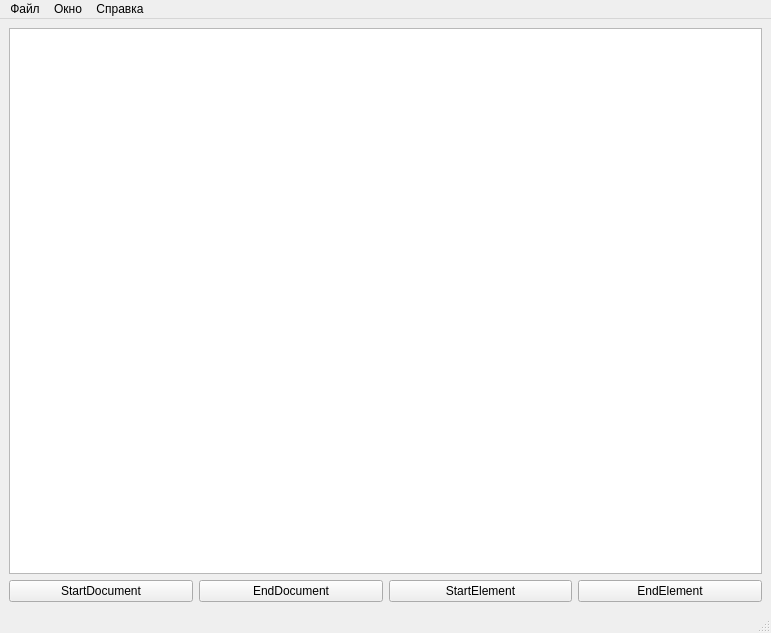
<?xml version="1.0" encoding="UTF-8"?>
<ui version="4.0">
 <class>MainWindow</class>
 <widget class="QMainWindow" name="MainWindow">
  <property name="geometry">
   <rect>
    <x>0</x>
    <y>0</y>
    <width>771</width>
    <height>633</height>
   </rect>
  </property>
  <property name="windowTitle">
   <string>MainWindow</string>
  </property>
  <property name="animated">
   <bool>false</bool>
  </property>
  <widget class="QWidget" name="centralwidget">
   <layout class="QVBoxLayout" name="verticalLayout">
    <item>
     <widget class="QTreeView" name="treeView2"/>
    </item>
    <item>
     <layout class="QHBoxLayout" name="horizontalLayout_3">
      <item>
       <widget class="QPushButton" name="buttonStart1Doc">
        <property name="text">
         <string>StartDocument</string>
        </property>
       </widget>
      </item>
      <item>
       <widget class="QPushButton" name="buttonEndDoc1">
        <property name="text">
         <string>EndDocument</string>
        </property>
       </widget>
      </item>
      <item>
       <widget class="QPushButton" name="buttonStartEl">
        <property name="text">
         <string>StartElement</string>
        </property>
       </widget>
      </item>
      <item>
       <widget class="QPushButton" name="buttonEndEl1">
        <property name="text">
         <string>EndElement</string>
        </property>
       </widget>
      </item>
     </layout>
    </item>
   </layout>
  </widget>
  <widget class="QMenuBar" name="menubar">
   <property name="geometry">
    <rect>
     <x>0</x>
     <y>0</y>
     <width>771</width>
     <height>25</height>
    </rect>
   </property>
   <widget class="QMenu" name="menu1">
    <property name="title">
     <string>Файл</string>
    </property>
    <addaction name="separator"/>
    <addaction name="actionOpenFile"/>
    <addaction name="separator"/>
   </widget>
   <widget class="QMenu" name="menu_2">
    <property name="tearOffEnabled">
     <bool>false</bool>
    </property>
    <property name="title">
     <string>Окно</string>
    </property>
    <property name="separatorsCollapsible">
     <bool>true</bool>
    </property>
    <addaction name="actionNew"/>
    <addaction name="separator"/>
    <addaction name="actionCloseWindows"/>
    <addaction name="separator"/>
   </widget>
   <widget class="QMenu" name="menu_3">
    <property name="title">
     <string>Справка</string>
    </property>
    <addaction name="action_4"/>
   </widget>
   <addaction name="menu1"/>
   <addaction name="menu_2"/>
   <addaction name="menu_3"/>
  </widget>
  <widget class="QStatusBar" name="statusbar"/>
  <action name="action_4">
   <property name="text">
    <string>О программе</string>
   </property>
  </action>
  <action name="action_5">
   <property name="text">
    <string>Открыть</string>
   </property>
  </action>
  <action name="actionOpenFile">
   <property name="text">
    <string>Открыть</string>
   </property>
  </action>
  <action name="actionExit">
   <property name="text">
    <string>Выход</string>
   </property>
  </action>
  <action name="actionqwe">
   <property name="text">
    <string>qwe</string>
   </property>
  </action>
  <action name="actionNew">
   <property name="text">
    <string>Создать</string>
   </property>
  </action>
  <action name="actionCloseWindows">
   <property name="text">
    <string>Закрыть все окна</string>
   </property>
  </action>
 </widget>
 <resources/>
 <connections>
  <connection>
   <sender>actionExit</sender>
   <signal>triggered()</signal>
   <receiver>MainWindow</receiver>
   <slot>close()</slot>
   <hints>
    <hint type="sourcelabel">
     <x>-1</x>
     <y>-1</y>
    </hint>
    <hint type="destinationlabel">
     <x>399</x>
     <y>299</y>
    </hint>
   </hints>
  </connection>
 </connections>
</ui>
